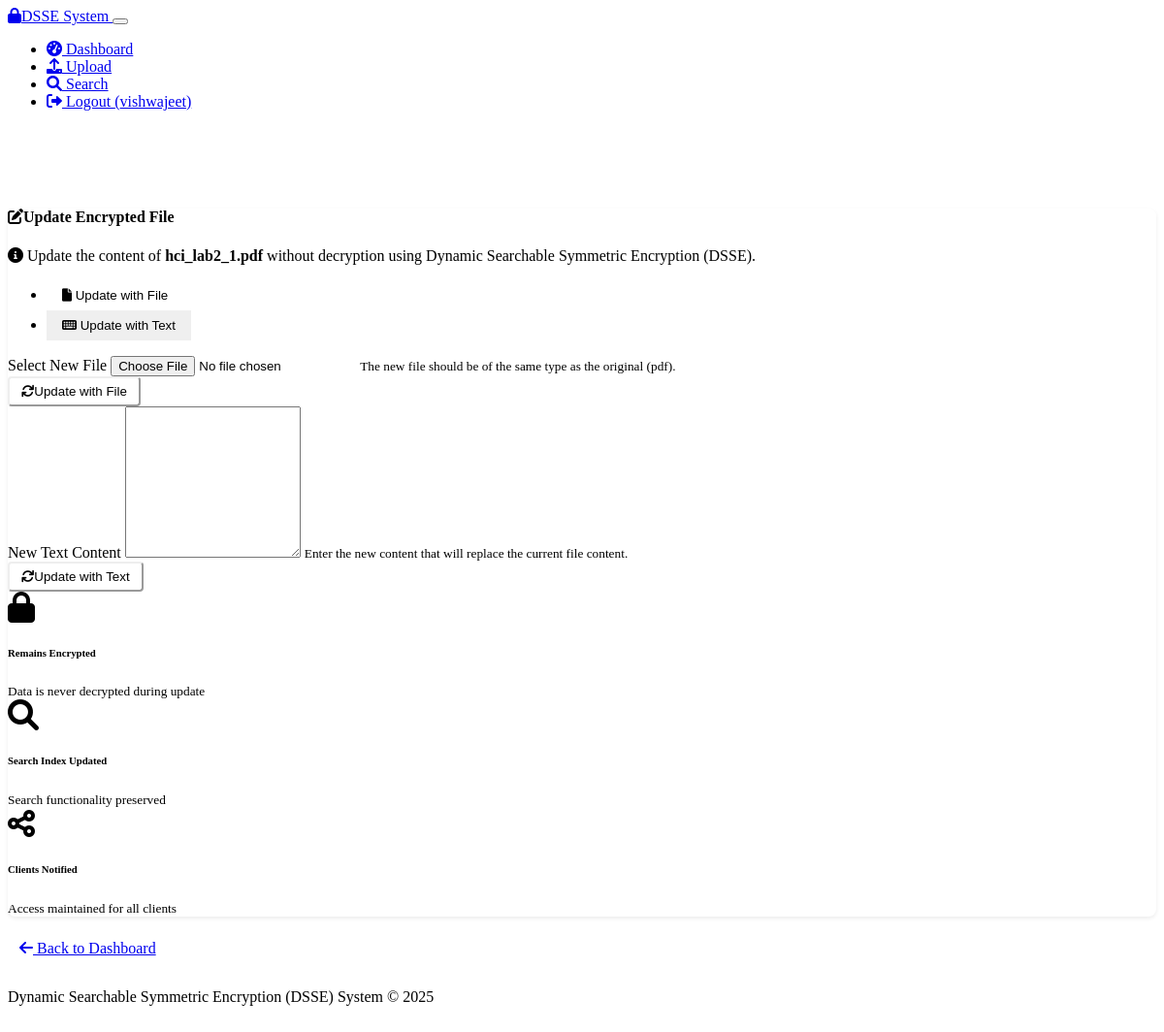
The app's page /server/update/1 (signed in) with its own data.
### models.py (models this page shows, shortened)
class User(UserMixin, db.Model):
    id = db.Column(db.Integer, primary_key=True)
    username = db.Column(db.String(64), unique=True, nullable=False)
    email = db.Column(db.String(120), unique=True, nullable=False)
    password_hash = db.Column(db.String(256), nullable=False)
    is_server = db.Column(db.Boolean, default=False)
    created_at = db.Column(db.DateTime, default=datetime.utcnow)
    uploaded_files = db.relationship('File', backref='uploader', lazy='dynamic',
                                    foreign_keys='File.uploader_id')
    shared_files = db.relationship('FileShare', backref='client', lazy='dynamic')

class File(db.Model):
    id = db.Column(db.Integer, primary_key=True)
    filename = db.Column(db.String(255), nullable=False)
    original_filename = db.Column(db.String(255), nullable=False)
    file_type = db.Column(db.String(50), nullable=False)  # pdf, text, voice
    file_size = db.Column(db.Integer, nullable=False)
    encrypted = db.Column(db.Boolean, default=True)
    uploader_id = db.Column(db.Integer, db.ForeignKey('user.id'), nullable=False)
    uploaded_at = db.Column(db.DateTime, default=datetime.utcnow)
    updated_at = db.Column(db.DateTime, default=datetime.utcnow)
    iv = db.Column(db.LargeBinary, nullable=True)  # Initialization vector
    tag = db.Column(db.LargeBinary, nullable=True)  # Authentication tag
    salt = db.Column(db.LargeBinary, nullable=True)  # Salt for key derivation
    index_data = db.Column(db.Text, nullable=True)  # Encrypted index for search
    shares = db.relationship('FileShare', backref='file', lazy='dynamic')

### routes.py (the view, shortened to what this page needs)
@app.route('/server/update/<int:file_id>', methods=['GET', 'POST'])
@login_required
def server_update(file_id):
    if not current_user.is_server:
        flash('Access denied: Server privileges required', 'danger')
        return redirect(url_for('index'))
    file = File.query.get_or_404(file_id)
    if file.uploader_id != current_user.id:
        flash('Access denied: You can only update your own files', 'danger')
        return redirect(url_for('server_dashboard'))
    return render_template('server/update.html', file=file)

### app.py (called while the page is built)
@app.context_processor
def inject_datetime():
    from datetime import datetime
    return {'datetime': datetime}

@login_manager.user_loader
def load_user(user_id):
    from models import User
    return User.query.get(int(user_id))

### templates/server/update.html (shortened to what this page needs)
{% extends 'base.html' %}
{% block content %}
<div class="row justify-content-center">
    <div class="col-lg-8">
        <div class="card shadow">
            <div class="card-header bg-primary text-white">
                <h4 class="card-title mb-0"><i class="fas fa-edit me-2"></i>Update Encrypted File</h4>
            </div>
            <div class="card-body">
                <div class="alert alert-info mb-4">
                    <i class="fas fa-info-circle me-2"></i>
                    Update the content of <strong>{{ file.original_filename }}</strong> without decryption using Dynamic Searchable Symmetric Encryption (DSSE).
                </div>
                <ul class="nav nav-tabs mb-4" id="updateTabs" role="tablist">
                    <li class="nav-item" role="presentation">
                        <button class="nav-link active" id="file-tab" data-bs-toggle="tab" data-bs-target="#file-content"
                                type="button" role="tab" aria-controls="file-content" aria-selected="true">
                            <i class="fas fa-file me-1"></i> Update with File
                        </button>
                    </li>
                    <li class="nav-item" role="presentation">
                        <button class="nav-link" id="text-tab" data-bs-toggle="tab" data-bs-target="#text-content"
                                type="button" role="tab" aria-controls="text-content" aria-selected="false">
                            <i class="fas fa-keyboard me-1"></i> Update with Text
                        </button>
                    </li>
                </ul>
                <div class="tab-content" id="updateTabsContent">
                    <div class="tab-pane fade show active" id="file-content" role="tabpanel" aria-labelledby="file-tab">
                        <form method="POST" action="{{ url_for('server_update', file_id=file.id) }}" enctype="multipart/form-data">
                            <div class="mb-3">
                                <label for="file" class="form-label">Select New File</label>
                                <input type="file" class="form-control" id="file" name="file" required>
                                <small class="form-text text-muted">
                                    The new file should be of the same type as the original ({{ file.file_type }}).
                                </small>
                            </div>
                            <div class="mb-3">
                                <div class="d-grid">
                                    <button type="submit" class="btn btn-primary">
                                        <i class="fas fa-sync me-2"></i>Update with File
                                    </button>
                                </div>
                            </div>
                        </form>
                    </div>
                    <div class="tab-pane fade" id="text-content" role="tabpanel" aria-labelledby="text-tab">
                        <form method="POST" action="{{ url_for('server_update', file_id=file.id) }}">
                            <div class="mb-3">
                                <label for="text_content" class="form-label">New Text Content</label>
                                <textarea class="form-control" id="text_content" name="text_content" rows="10" required></textarea>
                                <small class="form-text text-muted">
                                    Enter the new content that will replace the current file content.
                                </small>
                            </div>
                            <div class="mb-3">
                                <div class="d-grid">
                                    <button type="submit" class="btn btn-primary">
                                        <i class="fas fa-sync me-2"></i>Update with Text
                                    </button>
                                </div>
                            </div>
                        </form>
                    </div>
                </div>
            </div>
            <div class="card-footer">
                <div class="row text-center">
                    <div class="col-md-4 mb-3 mb-md-0">
                        <i class="fas fa-lock fa-2x mb-2 text-info"></i>
                        <h6>Remains Encrypted</h6>
                        <small class="text-muted">Data is never decrypted during update</small>
                    </div>
                    <div class="col-md-4 mb-3 mb-md-0">
                        <i class="fas fa-search fa-2x mb-2 text-info"></i>
                        <h6>Search Index Updated</h6>
                        <small class="text-muted">Search functionality preserved</small>
                    </div>
                    <div class="col-md-4">
                        <i class="fas fa-share-alt fa-2x mb-2 text-info"></i>
                        <h6>Clients Notified</h6>
                        <small class="text-muted">Access maintained for all clients</small>
                    </div>
                </div>
            </div>
        </div>
        <div class="mt-3">
            <a href="{{ url_for('server_dashboard') }}" class="btn btn-secondary">
                <i class="fas fa-arrow-left me-1"></i> Back to Dashboard
            </a>
        </div>
    </div>
</div>
{% endblock %}

### templates/base.html (shortened to what this page needs)
<!DOCTYPE html>
<html lang="en" data-bs-theme="dark">
<head>
    <link rel="stylesheet" href="https://cdn.replit.com/agent/bootstrap-agent-dark-theme.min.css">
    <link rel="stylesheet" href="https://cdnjs.cloudflare.com/ajax/libs/font-awesome/6.0.0/css/all.min.css">
    <link rel="stylesheet" href="{{ url_for('static', filename='css/custom.css') }}">
</head>
<body>
    <nav class="navbar navbar-expand-lg navbar-dark bg-dark mb-4">
        <div class="container">
            <a class="navbar-brand" href="{{ url_for('index') }}">
                <i class="fas fa-lock me-2"></i>DSSE System
            </a>
            <button class="navbar-toggler" type="button" data-bs-toggle="collapse" data-bs-target="#navbarNav" aria-controls="navbarNav" aria-expanded="false" aria-label="Toggle navigation">
            </button>
            <div class="collapse navbar-collapse" id="navbarNav">
                <ul class="navbar-nav ms-auto">
                    {% if current_user.is_authenticated %}
                        {% if current_user.is_server %}
                            <li class="nav-item">
                                <a class="nav-link {% if request.endpoint == 'server_dashboard' %}active{% endif %}" href="{{ url_for('server_dashboard') }}">
                                    <i class="fas fa-tachometer-alt me-1"></i> Dashboard
                                </a>
                            </li>
                            <li class="nav-item">
                                <a class="nav-link {% if request.endpoint == 'server_upload' %}active{% endif %}" href="{{ url_for('server_upload') }}">
                                    <i class="fas fa-upload me-1"></i> Upload
                                </a>
                            </li>
                            <li class="nav-item">
                                <a class="nav-link {% if request.endpoint == 'server_search' %}active{% endif %}" href="{{ url_for('server_search') }}">
                                    <i class="fas fa-search me-1"></i> Search
                                </a>
                            </li>
                        {% endif %}
                        <li class="nav-item">
                            <a class="nav-link" href="{{ url_for('logout') }}">
                                <i class="fas fa-sign-out-alt me-1"></i> Logout ({{ current_user.username }})
                            </a>
                        </li>
                    {% endif %}
                </ul>
            </div>
        </div>
    </nav>
    <div class="container">
    </div>
    <div class="container">
        {% block content %}{% endblock %}
    </div>
    <footer class="footer mt-5 py-3 bg-dark">
        <div class="container text-center">
            <span class="text-muted">Dynamic Searchable Symmetric Encryption (DSSE) System &copy; {{ datetime.now().year }}</span>
        </div>
    </footer>
</body>
</html>

### static/css/custom.css (style rules this page uses)
.container { padding-bottom: 2rem; }
.card { border-radius: 0.5rem; border: none; box-shadow: 0 0.125rem 0.25rem rgba(0, 0, 0, 0.075); margin-bottom: 1.5rem; }
.card-header { border-radius: 0.5rem 0.5rem 0 0 !important; border-bottom: none; }
.card-footer { border-radius: 0 0 0.5rem 0.5rem !important; border-top: none; }
.footer { position: relative; bottom: 0; width: 100%; }
.btn { border-radius: 0.25rem; padding: 0.375rem 0.75rem; }
.btn-primary { background-color: var(--bs-primary); border-color: var(--bs-primary); }
.nav-tabs .nav-link { border: none; color: var(--bs-gray-600); padding: 0.5rem 1rem; }
.nav-tabs .nav-link.active { color: var(--bs-primary); border-bottom: 2px solid var(--bs-primary); background-color: transparent; }
.alert { border-radius: 0.5rem; border: none; }

### records on screen
User: username "vishwajeet"
File: original_filename "hci_lab2_1.pdf", file_type "pdf"
